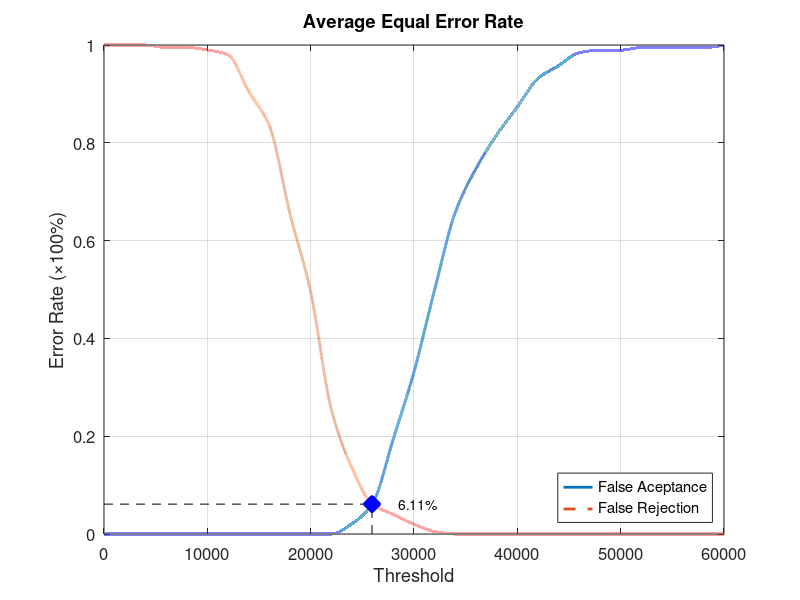
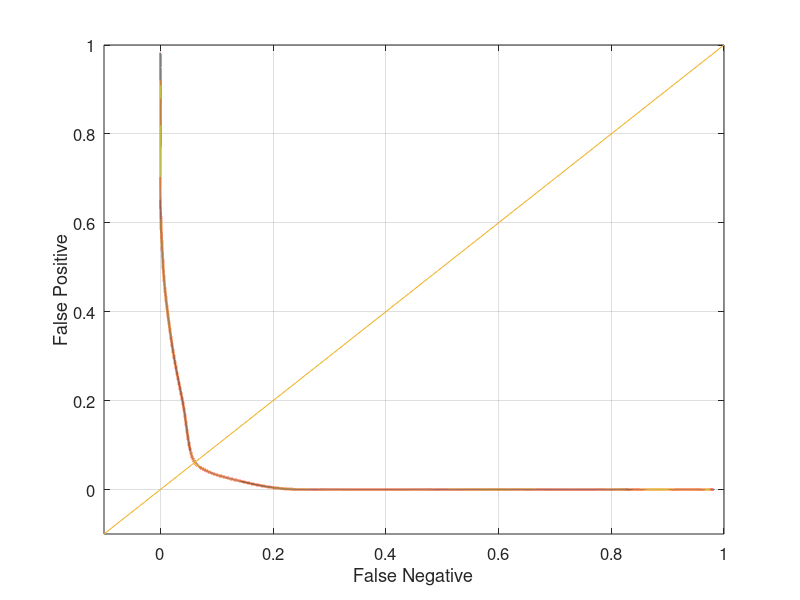

Reproduce these figures in MATLAB, in order.
function yEER = Database4_4
close all;
clear;
clc;
x = 0:2000:60000;
xq = 0:0.5:60000;

y0 = [0 0 0 0 0 0 0 0 0 0 0 0 0.0210526 0.0631579 0.194737 0.331579 0.5 0.657895 0.747368 0.815789 0.873684 0.931579 0.957895 0.984211 0.989474 0.989474 0.994737 0.994737 0.994737 0.994737 1];
yy0 = interp1(x, y0, xq, 'pchip');
y1 = [1 1 1 0.995 0.995 0.99 0.98 0.905 0.835 0.655 0.495 0.255 0.135 0.06 0.04 0.02 0.005 0 0 0 0 0 0 0 0 0 0 0 0 0 0];
yy1 = interp1(x, y1, xq, 'pchip');

% Calculating EER: 
y2 = abs(y0 - y1);
find(y2 == min(y2))
yy2 = abs(yy0 - yy1);
xEER = find(yy2 == min(yy2));
xEERIndex = xq(xEER) % X-axis EER
yEER = yy0(xEER) % Y-axis EER

main = figure
plot(xq, yy0,'-','LineWidth', 2);	hold on
plot(xq, yy1,'--','LineWidth', 2);	hold on
plot([xEERIndex xEERIndex], [0 yEER], 'k--');	hold on
plot([0 xEERIndex], [yEER yEER], 'k--');	hold on
plot(xEERIndex, yEER, 'bx', 'LineWidth', 10);	hold on
text(xEERIndex + 10 * xEERIndex / 100, yEER, [num2str(round((10000 * yEER)) / 100) '%'])
legend('False Aceptance', 'False Rejection', 'Location', 'SouthEast')
xlabel('Threshold')
ylabel('Error Rate (\times100%)')
title('Average Equal Error Rate')
set(gca, 'FontSize', 12)
axis([0 60000 0 1])
grid on

print(main, 'Database4_4Main', '-dpng');
FNRxFPR = figure('Color', [1 1 1]);
plot(yy1, yy0, '-', yy1, yy0, 'LineWidth', 2);
hold on
y = -0.1:0.1:1
plot(y, y); 
set(gca, 'FontSize', 12)
xlabel('False Negative')
ylabel('False Positive')
axis([-0.1 1 -0.1 1])
set(gca, 'FontSize', 12)
grid on

print(FNRxFPR, 'Database4_4FNRxFPR','-dpng');
end
